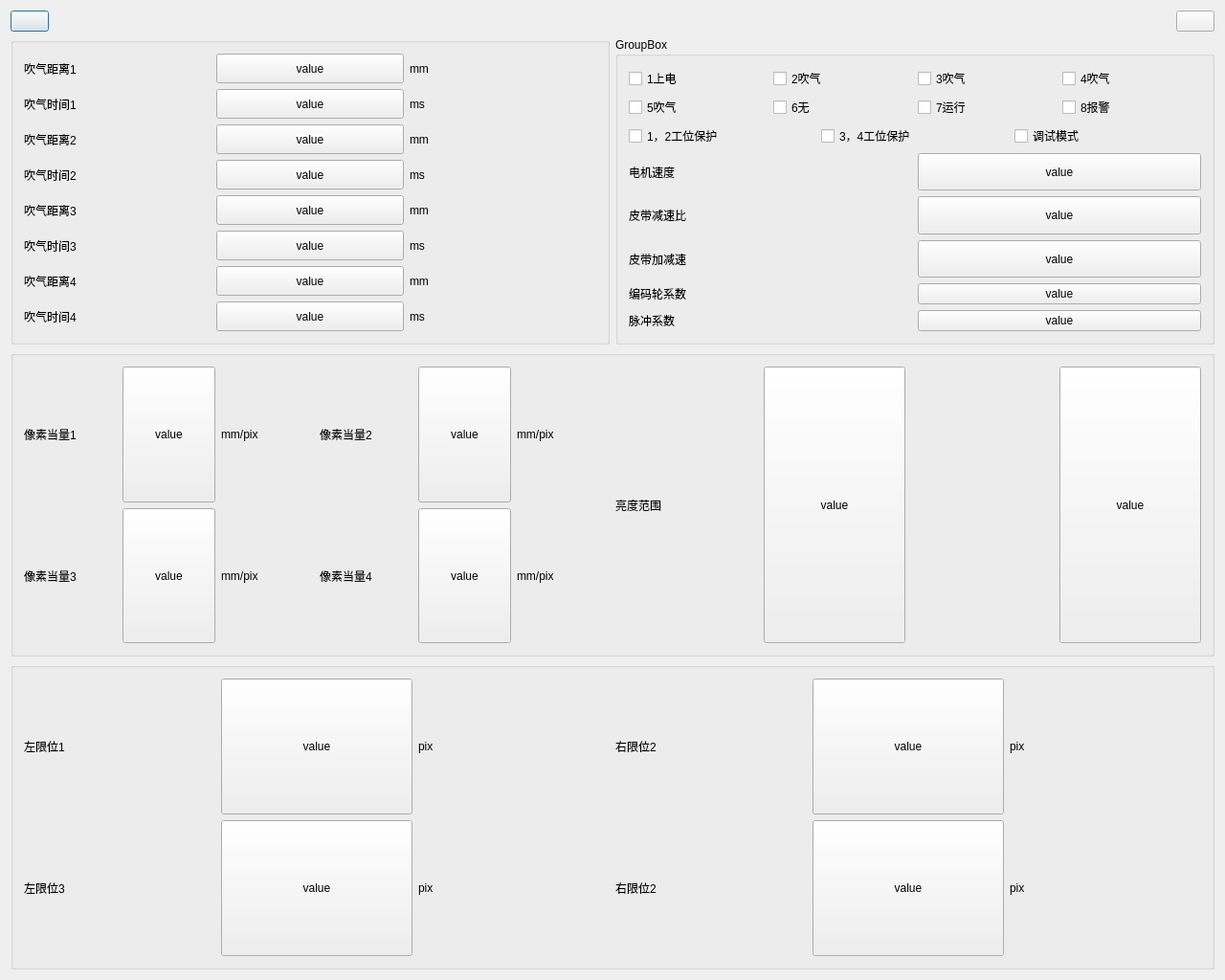
<?xml version="1.0" encoding="UTF-8"?>
<ui version="4.0">
 <class>DlgProduceLineSetClass</class>
 <widget class="QDialog" name="DlgProduceLineSetClass">
  <property name="geometry">
   <rect>
    <x>0</x>
    <y>0</y>
    <width>1280</width>
    <height>1024</height>
   </rect>
  </property>
  <property name="windowTitle">
   <string>DlgProduceLineSet</string>
  </property>
  <layout class="QVBoxLayout" name="verticalLayout_5">
   <item>
    <layout class="QHBoxLayout" name="horizontalLayout_21">
     <item>
      <widget class="QPushButton" name="pushButton_23">
       <property name="text">
        <string/>
       </property>
      </widget>
     </item>
     <item>
      <spacer name="horizontalSpacer">
       <property name="orientation">
        <enum>Qt::Orientation::Horizontal</enum>
       </property>
       <property name="sizeHint" stdset="0">
        <size>
         <width>948</width>
         <height>20</height>
        </size>
       </property>
      </spacer>
     </item>
     <item>
      <widget class="QPushButton" name="pbtn_close">
       <property name="text">
        <string/>
       </property>
      </widget>
     </item>
    </layout>
   </item>
   <item>
    <layout class="QHBoxLayout" name="horizontalLayout_20">
     <item>
      <widget class="QGroupBox" name="groupBox_3">
       <property name="title">
        <string/>
       </property>
       <layout class="QVBoxLayout" name="verticalLayout">
        <item>
         <layout class="QHBoxLayout" name="horizontalLayout">
          <item>
           <widget class="QLabel" name="label">
            <property name="text">
             <string>吹气距离1</string>
            </property>
           </widget>
          </item>
          <item>
           <widget class="QPushButton" name="pbtn_blowDistance1">
            <property name="sizePolicy">
             <sizepolicy hsizetype="Minimum" vsizetype="Minimum">
              <horstretch>0</horstretch>
              <verstretch>0</verstretch>
             </sizepolicy>
            </property>
            <property name="text">
             <string>value</string>
            </property>
           </widget>
          </item>
          <item>
           <widget class="QLabel" name="label_2">
            <property name="text">
             <string>mm</string>
            </property>
           </widget>
          </item>
         </layout>
        </item>
        <item>
         <layout class="QHBoxLayout" name="horizontalLayout_2">
          <item>
           <widget class="QLabel" name="label_3">
            <property name="text">
             <string>吹气时间1</string>
            </property>
           </widget>
          </item>
          <item>
           <widget class="QPushButton" name="pbtn_blowTime1">
            <property name="sizePolicy">
             <sizepolicy hsizetype="Minimum" vsizetype="Minimum">
              <horstretch>0</horstretch>
              <verstretch>0</verstretch>
             </sizepolicy>
            </property>
            <property name="text">
             <string>value</string>
            </property>
           </widget>
          </item>
          <item>
           <widget class="QLabel" name="label_4">
            <property name="text">
             <string>ms</string>
            </property>
           </widget>
          </item>
         </layout>
        </item>
        <item>
         <layout class="QHBoxLayout" name="horizontalLayout_3">
          <item>
           <widget class="QLabel" name="label_5">
            <property name="text">
             <string>吹气距离2</string>
            </property>
           </widget>
          </item>
          <item>
           <widget class="QPushButton" name="pbtn_blowDistance2">
            <property name="sizePolicy">
             <sizepolicy hsizetype="Minimum" vsizetype="Minimum">
              <horstretch>0</horstretch>
              <verstretch>0</verstretch>
             </sizepolicy>
            </property>
            <property name="text">
             <string>value</string>
            </property>
           </widget>
          </item>
          <item>
           <widget class="QLabel" name="label_6">
            <property name="text">
             <string>mm</string>
            </property>
           </widget>
          </item>
         </layout>
        </item>
        <item>
         <layout class="QHBoxLayout" name="horizontalLayout_4">
          <item>
           <widget class="QLabel" name="label_7">
            <property name="text">
             <string>吹气时间2</string>
            </property>
           </widget>
          </item>
          <item>
           <widget class="QPushButton" name="pbtn_blowTime2">
            <property name="sizePolicy">
             <sizepolicy hsizetype="Minimum" vsizetype="Minimum">
              <horstretch>0</horstretch>
              <verstretch>0</verstretch>
             </sizepolicy>
            </property>
            <property name="text">
             <string>value</string>
            </property>
           </widget>
          </item>
          <item>
           <widget class="QLabel" name="label_8">
            <property name="text">
             <string>ms</string>
            </property>
           </widget>
          </item>
         </layout>
        </item>
        <item>
         <layout class="QHBoxLayout" name="horizontalLayout_5">
          <item>
           <widget class="QLabel" name="label_9">
            <property name="text">
             <string>吹气距离3</string>
            </property>
           </widget>
          </item>
          <item>
           <widget class="QPushButton" name="pbtn_blowDistance3">
            <property name="sizePolicy">
             <sizepolicy hsizetype="Minimum" vsizetype="Minimum">
              <horstretch>0</horstretch>
              <verstretch>0</verstretch>
             </sizepolicy>
            </property>
            <property name="text">
             <string>value</string>
            </property>
           </widget>
          </item>
          <item>
           <widget class="QLabel" name="label_10">
            <property name="text">
             <string>mm</string>
            </property>
           </widget>
          </item>
         </layout>
        </item>
        <item>
         <layout class="QHBoxLayout" name="horizontalLayout_6">
          <item>
           <widget class="QLabel" name="label_11">
            <property name="text">
             <string>吹气时间3</string>
            </property>
           </widget>
          </item>
          <item>
           <widget class="QPushButton" name="pbtn_blowTime3">
            <property name="sizePolicy">
             <sizepolicy hsizetype="Minimum" vsizetype="Minimum">
              <horstretch>0</horstretch>
              <verstretch>0</verstretch>
             </sizepolicy>
            </property>
            <property name="text">
             <string>value</string>
            </property>
           </widget>
          </item>
          <item>
           <widget class="QLabel" name="label_12">
            <property name="text">
             <string>ms</string>
            </property>
           </widget>
          </item>
         </layout>
        </item>
        <item>
         <layout class="QHBoxLayout" name="horizontalLayout_7">
          <item>
           <widget class="QLabel" name="label_13">
            <property name="text">
             <string>吹气距离4</string>
            </property>
           </widget>
          </item>
          <item>
           <widget class="QPushButton" name="pbtn_blowDistance4">
            <property name="sizePolicy">
             <sizepolicy hsizetype="Minimum" vsizetype="Minimum">
              <horstretch>0</horstretch>
              <verstretch>0</verstretch>
             </sizepolicy>
            </property>
            <property name="text">
             <string>value</string>
            </property>
           </widget>
          </item>
          <item>
           <widget class="QLabel" name="label_14">
            <property name="text">
             <string>mm</string>
            </property>
           </widget>
          </item>
         </layout>
        </item>
        <item>
         <layout class="QHBoxLayout" name="horizontalLayout_8">
          <item>
           <widget class="QLabel" name="label_15">
            <property name="text">
             <string>吹气时间4</string>
            </property>
           </widget>
          </item>
          <item>
           <widget class="QPushButton" name="pbtn_blowTime4">
            <property name="sizePolicy">
             <sizepolicy hsizetype="Minimum" vsizetype="Minimum">
              <horstretch>0</horstretch>
              <verstretch>0</verstretch>
             </sizepolicy>
            </property>
            <property name="text">
             <string>value</string>
            </property>
           </widget>
          </item>
          <item>
           <widget class="QLabel" name="label_16">
            <property name="text">
             <string>ms</string>
            </property>
           </widget>
          </item>
         </layout>
        </item>
       </layout>
      </widget>
     </item>
     <item>
      <widget class="QGroupBox" name="groupBox_4">
       <property name="title">
        <string>GroupBox</string>
       </property>
       <layout class="QVBoxLayout" name="verticalLayout_3">
        <item>
         <layout class="QVBoxLayout" name="verticalLayout_2">
          <item>
           <layout class="QHBoxLayout" name="horizontalLayout_9">
            <item>
             <widget class="QCheckBox" name="cbox_powerOn">
              <property name="text">
               <string>1上电</string>
              </property>
             </widget>
            </item>
            <item>
             <widget class="QCheckBox" name="cbox_blowingEnable1">
              <property name="text">
               <string>2吹气</string>
              </property>
             </widget>
            </item>
            <item>
             <widget class="QCheckBox" name="cbox_blowingEnable2">
              <property name="text">
               <string>3吹气</string>
              </property>
             </widget>
            </item>
            <item>
             <widget class="QCheckBox" name="cbox_blowingEnable3">
              <property name="text">
               <string>4吹气</string>
              </property>
             </widget>
            </item>
           </layout>
          </item>
          <item>
           <layout class="QHBoxLayout" name="horizontalLayout_10">
            <item>
             <widget class="QCheckBox" name="cbox_blowingEnable4">
              <property name="text">
               <string>5吹气</string>
              </property>
             </widget>
            </item>
            <item>
             <widget class="QCheckBox" name="cbox_none">
              <property name="text">
               <string>6无</string>
              </property>
             </widget>
            </item>
            <item>
             <widget class="QCheckBox" name="cbox_run">
              <property name="text">
               <string>7运行</string>
              </property>
             </widget>
            </item>
            <item>
             <widget class="QCheckBox" name="cbox_alarm">
              <property name="text">
               <string>8报警</string>
              </property>
             </widget>
            </item>
           </layout>
          </item>
         </layout>
        </item>
        <item>
         <layout class="QHBoxLayout" name="horizontalLayout_11">
          <item>
           <widget class="QCheckBox" name="cbox_workstationProtection12">
            <property name="text">
             <string>1，2工位保护</string>
            </property>
           </widget>
          </item>
          <item>
           <widget class="QCheckBox" name="cbox_workstationProtection34">
            <property name="text">
             <string>3，4工位保护</string>
            </property>
           </widget>
          </item>
          <item>
           <widget class="QCheckBox" name="cbox_debugMode">
            <property name="text">
             <string>调试模式</string>
            </property>
           </widget>
          </item>
         </layout>
        </item>
        <item>
         <layout class="QHBoxLayout" name="horizontalLayout_12">
          <item>
           <widget class="QLabel" name="label_17">
            <property name="text">
             <string>电机速度</string>
            </property>
           </widget>
          </item>
          <item>
           <widget class="QPushButton" name="pbtn_motorSpeed">
            <property name="sizePolicy">
             <sizepolicy hsizetype="Minimum" vsizetype="Minimum">
              <horstretch>0</horstretch>
              <verstretch>0</verstretch>
             </sizepolicy>
            </property>
            <property name="text">
             <string>value</string>
            </property>
           </widget>
          </item>
         </layout>
        </item>
        <item>
         <layout class="QHBoxLayout" name="horizontalLayout_13">
          <item>
           <widget class="QLabel" name="label_18">
            <property name="text">
             <string>皮带减速比</string>
            </property>
           </widget>
          </item>
          <item>
           <widget class="QPushButton" name="pbtn_beltReductionRatio">
            <property name="sizePolicy">
             <sizepolicy hsizetype="Minimum" vsizetype="Minimum">
              <horstretch>0</horstretch>
              <verstretch>0</verstretch>
             </sizepolicy>
            </property>
            <property name="text">
             <string>value</string>
            </property>
           </widget>
          </item>
         </layout>
        </item>
        <item>
         <layout class="QHBoxLayout" name="horizontalLayout_14">
          <item>
           <widget class="QLabel" name="label_19">
            <property name="text">
             <string>皮带加减速</string>
            </property>
           </widget>
          </item>
          <item>
           <widget class="QPushButton" name="pbtn_accelerationAndDeceleration">
            <property name="sizePolicy">
             <sizepolicy hsizetype="Minimum" vsizetype="Minimum">
              <horstretch>0</horstretch>
              <verstretch>0</verstretch>
             </sizepolicy>
            </property>
            <property name="text">
             <string>value</string>
            </property>
           </widget>
          </item>
         </layout>
        </item>
        <item>
         <layout class="QHBoxLayout" name="horizontalLayout_24">
          <item>
           <widget class="QLabel" name="label_27">
            <property name="text">
             <string>编码轮系数</string>
            </property>
           </widget>
          </item>
          <item>
           <widget class="QPushButton" name="pbtn_codeWheel">
            <property name="text">
             <string>value</string>
            </property>
           </widget>
          </item>
         </layout>
        </item>
        <item>
         <layout class="QHBoxLayout" name="horizontalLayout_22">
          <item>
           <widget class="QLabel" name="label_26">
            <property name="text">
             <string>脉冲系数</string>
            </property>
           </widget>
          </item>
          <item>
           <widget class="QPushButton" name="pbtn_pulseFactor">
            <property name="text">
             <string>value</string>
            </property>
           </widget>
          </item>
         </layout>
        </item>
       </layout>
      </widget>
     </item>
    </layout>
   </item>
   <item>
    <widget class="QGroupBox" name="groupBox_2">
     <property name="title">
      <string/>
     </property>
     <layout class="QHBoxLayout" name="horizontalLayout_18">
      <item>
       <layout class="QGridLayout" name="gridLayout_2">
        <item row="0" column="0">
         <layout class="QHBoxLayout" name="horizontalLayout_15">
          <item>
           <widget class="QLabel" name="label_20">
            <property name="text">
             <string>像素当量1</string>
            </property>
           </widget>
          </item>
          <item>
           <widget class="QPushButton" name="pbtn_pixelEquivalent1">
            <property name="sizePolicy">
             <sizepolicy hsizetype="Minimum" vsizetype="Minimum">
              <horstretch>0</horstretch>
              <verstretch>0</verstretch>
             </sizepolicy>
            </property>
            <property name="text">
             <string>value</string>
            </property>
           </widget>
          </item>
          <item>
           <widget class="QLabel" name="label_21">
            <property name="text">
             <string>mm/pix</string>
            </property>
           </widget>
          </item>
         </layout>
        </item>
        <item row="0" column="1">
         <layout class="QHBoxLayout" name="horizontalLayout_19">
          <item>
           <widget class="QLabel" name="label_28">
            <property name="text">
             <string>像素当量2</string>
            </property>
           </widget>
          </item>
          <item>
           <widget class="QPushButton" name="pbtn_pixelEquivalent2">
            <property name="sizePolicy">
             <sizepolicy hsizetype="Minimum" vsizetype="Minimum">
              <horstretch>0</horstretch>
              <verstretch>0</verstretch>
             </sizepolicy>
            </property>
            <property name="text">
             <string>value</string>
            </property>
           </widget>
          </item>
          <item>
           <widget class="QLabel" name="label_29">
            <property name="text">
             <string>mm/pix</string>
            </property>
           </widget>
          </item>
         </layout>
        </item>
        <item row="1" column="0">
         <layout class="QHBoxLayout" name="horizontalLayout_16">
          <item>
           <widget class="QLabel" name="label_22">
            <property name="text">
             <string>像素当量3</string>
            </property>
           </widget>
          </item>
          <item>
           <widget class="QPushButton" name="pbtn_pixelEquivalent3">
            <property name="sizePolicy">
             <sizepolicy hsizetype="Minimum" vsizetype="Minimum">
              <horstretch>0</horstretch>
              <verstretch>0</verstretch>
             </sizepolicy>
            </property>
            <property name="text">
             <string>value</string>
            </property>
           </widget>
          </item>
          <item>
           <widget class="QLabel" name="label_23">
            <property name="text">
             <string>mm/pix</string>
            </property>
           </widget>
          </item>
         </layout>
        </item>
        <item row="1" column="1">
         <layout class="QHBoxLayout" name="horizontalLayout_17">
          <item>
           <widget class="QLabel" name="label_24">
            <property name="text">
             <string>像素当量4</string>
            </property>
           </widget>
          </item>
          <item>
           <widget class="QPushButton" name="pbtn_pixelEquivalent4">
            <property name="sizePolicy">
             <sizepolicy hsizetype="Minimum" vsizetype="Minimum">
              <horstretch>0</horstretch>
              <verstretch>0</verstretch>
             </sizepolicy>
            </property>
            <property name="text">
             <string>value</string>
            </property>
           </widget>
          </item>
          <item>
           <widget class="QLabel" name="label_25">
            <property name="text">
             <string>mm/pix</string>
            </property>
           </widget>
          </item>
         </layout>
        </item>
       </layout>
      </item>
      <item>
       <layout class="QHBoxLayout" name="horizontalLayout_23">
        <item>
         <widget class="QLabel" name="label_30">
          <property name="text">
           <string>亮度范围</string>
          </property>
         </widget>
        </item>
        <item>
         <widget class="QPushButton" name="pbtn_minBrightness">
          <property name="sizePolicy">
           <sizepolicy hsizetype="Minimum" vsizetype="Minimum">
            <horstretch>0</horstretch>
            <verstretch>0</verstretch>
           </sizepolicy>
          </property>
          <property name="text">
           <string>value</string>
          </property>
         </widget>
        </item>
        <item>
         <widget class="QLabel" name="label_31">
          <property name="text">
           <string/>
          </property>
         </widget>
        </item>
        <item>
         <widget class="QPushButton" name="pbtn_maxBrightness">
          <property name="sizePolicy">
           <sizepolicy hsizetype="Minimum" vsizetype="Minimum">
            <horstretch>0</horstretch>
            <verstretch>0</verstretch>
           </sizepolicy>
          </property>
          <property name="text">
           <string>value</string>
          </property>
         </widget>
        </item>
       </layout>
      </item>
     </layout>
    </widget>
   </item>
   <item>
    <widget class="QGroupBox" name="groupBox">
     <property name="title">
      <string/>
     </property>
     <layout class="QGridLayout" name="gridLayout">
      <item row="0" column="0">
       <layout class="QHBoxLayout" name="horizontalLayout_25">
        <item>
         <widget class="QLabel" name="label_32">
          <property name="text">
           <string>左限位1</string>
          </property>
         </widget>
        </item>
        <item>
         <widget class="QPushButton" name="pbtn_limit1">
          <property name="sizePolicy">
           <sizepolicy hsizetype="Minimum" vsizetype="Minimum">
            <horstretch>0</horstretch>
            <verstretch>0</verstretch>
           </sizepolicy>
          </property>
          <property name="text">
           <string>value</string>
          </property>
         </widget>
        </item>
        <item>
         <widget class="QLabel" name="label_33">
          <property name="text">
           <string>pix</string>
          </property>
         </widget>
        </item>
       </layout>
      </item>
      <item row="0" column="1">
       <layout class="QHBoxLayout" name="horizontalLayout_26">
        <item>
         <widget class="QLabel" name="label_34">
          <property name="text">
           <string>右限位2</string>
          </property>
         </widget>
        </item>
        <item>
         <widget class="QPushButton" name="pbtn_limit2">
          <property name="sizePolicy">
           <sizepolicy hsizetype="Minimum" vsizetype="Minimum">
            <horstretch>0</horstretch>
            <verstretch>0</verstretch>
           </sizepolicy>
          </property>
          <property name="text">
           <string>value</string>
          </property>
         </widget>
        </item>
        <item>
         <widget class="QLabel" name="label_35">
          <property name="text">
           <string>pix</string>
          </property>
         </widget>
        </item>
       </layout>
      </item>
      <item row="1" column="0">
       <layout class="QHBoxLayout" name="horizontalLayout_27">
        <item>
         <widget class="QLabel" name="label_36">
          <property name="text">
           <string>左限位3</string>
          </property>
         </widget>
        </item>
        <item>
         <widget class="QPushButton" name="pbtn_limit3">
          <property name="sizePolicy">
           <sizepolicy hsizetype="Minimum" vsizetype="Minimum">
            <horstretch>0</horstretch>
            <verstretch>0</verstretch>
           </sizepolicy>
          </property>
          <property name="text">
           <string>value</string>
          </property>
         </widget>
        </item>
        <item>
         <widget class="QLabel" name="label_37">
          <property name="text">
           <string>pix</string>
          </property>
         </widget>
        </item>
       </layout>
      </item>
      <item row="1" column="1">
       <layout class="QHBoxLayout" name="horizontalLayout_28">
        <item>
         <widget class="QLabel" name="label_38">
          <property name="text">
           <string>右限位2</string>
          </property>
         </widget>
        </item>
        <item>
         <widget class="QPushButton" name="pbtn_limit4">
          <property name="sizePolicy">
           <sizepolicy hsizetype="Minimum" vsizetype="Minimum">
            <horstretch>0</horstretch>
            <verstretch>0</verstretch>
           </sizepolicy>
          </property>
          <property name="text">
           <string>value</string>
          </property>
         </widget>
        </item>
        <item>
         <widget class="QLabel" name="label_39">
          <property name="text">
           <string>pix</string>
          </property>
         </widget>
        </item>
       </layout>
      </item>
     </layout>
    </widget>
   </item>
  </layout>
 </widget>
 <layoutdefault spacing="6" margin="11"/>
 <resources/>
 <connections/>
</ui>
